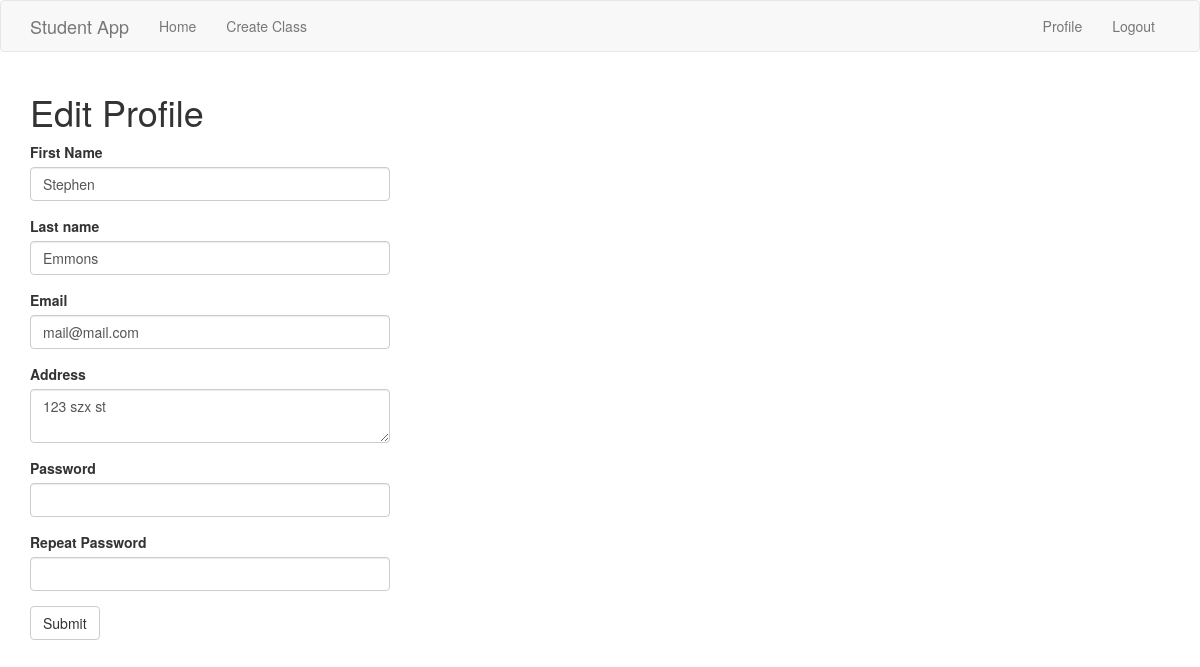
/edit_profile (signed in), run on the app's committed database.
### app/model/models.py (models this page shows, shortened)
class Student(UserMixin, db.Model):
    id = db.Column(db.Integer, primary_key = True)
    username = db.Column(db.String(64), unique=True, index=True)
    password_hash = db.Column(db.String(128))
    firstname = db.Column(db.String(100))
    lastname = db.Column(db.String(100))
    address = db.Column(db.String(200))
    email = db.Column(db.String(120), unique=True, index=True)
    last_seen = db.Column(db.DateTime, default=datetime.utcnow)
    classes = db.relationship('Enrolled', back_populates = 'studentenrolled')
    studentmajors = db.relationship('StudentMajor', back_populates='_student')

### app/controller/routes.py (the view)
@routes_blueprint.route('/edit_profile', methods=['GET', 'POST'])
@login_required
def edit_profile():
    eform = ProfileUpdateForm()
    if request.method == 'POST':
        if eform.validate_on_submit():
            current_user.firstname = eform.firstname.data
            current_user.lastname = eform.lastname.data
            current_user.address = eform.address.data
            current_user.email = eform.email.data
            current_user.set_password(eform.password.data)
            db.session.add(current_user)
            db.session.commit()
            flash("Changes have been saved")
            return redirect(url_for('routes.display_profile'))
    elif request.method == 'GET':
        eform.firstname.data = current_user.firstname
        eform.lastname.data = current_user.lastname
        eform.address.data = current_user.address
        eform.email.data = current_user.email
    else:
        pass
    return render_template('edit_profile.html', title='Edit Profile', form=eform)

### app/controller/forms.py (shortened to what this page needs)
class ProfileUpdateForm(FlaskForm):
    firstname = StringField('First Name', validators=[DataRequired()])
    lastname = StringField('Last name', validators=[DataRequired()])
    email = StringField('Email', validators=[DataRequired(), Email()])
    address = TextAreaField('Address', [Length(min=0, max=200)])
    password = PasswordField('Password', validators=[DataRequired()])
    password2 = PasswordField('Repeat Password', validators=[DataRequired(), EqualTo('password')])
    submit = SubmitField('Submit')

### app/model/models.py (called while the page is built)
@login.user_loader
def load_user(id):
    return Student.query.get(int(id))

### studentApp.py (called while the page is built)
@app.before_request
def before_request():
    if current_user.is_authenticated:
        current_user.last_seen = datetime.utcnow()
        db.session.add(current_user)
        db.session.commit()

### app/view/templates/edit_profile.html
{% extends "base.html" %}
{% block app_content %}
    <h1> Edit Profile </h1>
    {% if form %}
        <div class="row">
            <div class="col-md-4">
                {{wtf.quick_form(form, action=url_for('routes.edit_profile'))}}
            </div>
        </div>
    {% endif %}
{% endblock %}

### data on the page
Student: firstname "Stephen", lastname "Emmons", email "mail@mail.com", address "123 szx st"
